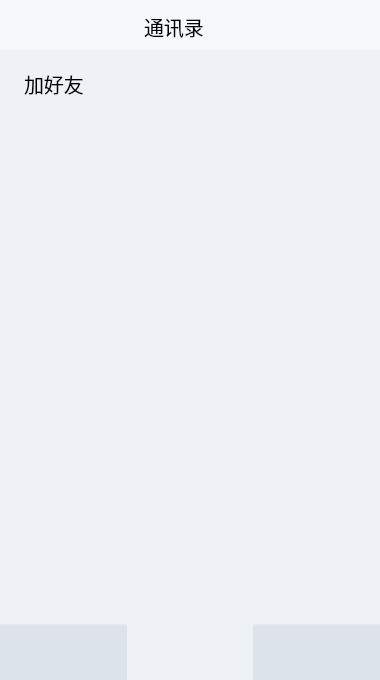
<?xml version="1.0" encoding="UTF-8"?>
<ui version="4.0">
 <class>Widget</class>
 <widget class="QWidget" name="Widget">
  <property name="geometry">
   <rect>
    <x>0</x>
    <y>0</y>
    <width>380</width>
    <height>680</height>
   </rect>
  </property>
  <property name="windowTitle">
   <string>Widget</string>
  </property>
  <property name="styleSheet">
   <string notr="true"/>
  </property>
  <layout class="QGridLayout" name="gridLayout">
   <property name="leftMargin">
    <number>0</number>
   </property>
   <property name="topMargin">
    <number>0</number>
   </property>
   <property name="rightMargin">
    <number>0</number>
   </property>
   <property name="bottomMargin">
    <number>0</number>
   </property>
   <item row="0" column="0">
    <widget class="QWidget" name="widget" native="true">
     <property name="sizePolicy">
      <sizepolicy hsizetype="MinimumExpanding" vsizetype="MinimumExpanding">
       <horstretch>0</horstretch>
       <verstretch>0</verstretch>
      </sizepolicy>
     </property>
     <property name="styleSheet">
      <string notr="true">background-color: #EEF2F6;</string>
     </property>
     <layout class="QGridLayout" name="gridLayout_2">
      <property name="leftMargin">
       <number>0</number>
      </property>
      <property name="topMargin">
       <number>0</number>
      </property>
      <property name="rightMargin">
       <number>0</number>
      </property>
      <property name="bottomMargin">
       <number>0</number>
      </property>
      <property name="spacing">
       <number>0</number>
      </property>
      <item row="1" column="0">
       <widget class="QWidget" name="AzurChat" native="true">
        <property name="maximumSize">
         <size>
          <width>16777215</width>
          <height>50</height>
         </size>
        </property>
        <property name="font">
         <font>
          <family>PingFang SC</family>
          <italic>false</italic>
          <bold>true</bold>
          <stylestrategy>PreferDefault</stylestrategy>
         </font>
        </property>
        <property name="autoFillBackground">
         <bool>false</bool>
        </property>
        <property name="styleSheet">
         <string notr="true">background-color: #F5F9FC;</string>
        </property>
        <layout class="QGridLayout" name="gridLayout_3">
         <property name="topMargin">
          <number>12</number>
         </property>
         <item row="0" column="3">
          <spacer name="horizontalSpacer_2">
           <property name="orientation">
            <enum>Qt::Orientation::Horizontal</enum>
           </property>
           <property name="sizeHint" stdset="0">
            <size>
             <width>40</width>
             <height>20</height>
            </size>
           </property>
          </spacer>
         </item>
         <item row="0" column="1">
          <spacer name="horizontalSpacer">
           <property name="orientation">
            <enum>Qt::Orientation::Horizontal</enum>
           </property>
           <property name="sizeHint" stdset="0">
            <size>
             <width>20</width>
             <height>20</height>
            </size>
           </property>
          </spacer>
         </item>
         <item row="0" column="2">
          <widget class="QLabel" name="label">
           <property name="font">
            <font>
             <family>Microsoft YaHei</family>
             <pointsize>15</pointsize>
             <italic>false</italic>
             <bold>false</bold>
             <stylestrategy>PreferDefault</stylestrategy>
            </font>
           </property>
           <property name="text">
            <string>通讯录</string>
           </property>
          </widget>
         </item>
         <item row="0" column="4">
          <widget class="QToolButton" name="quit_button">
           <property name="styleSheet">
            <string notr="true">
        QToolButton {
            border: none;
            padding: 2px;
        }

        QToolButton:hover {
            background-color: #e6e6e6;
            border-radius: 4px;
        }

        QToolButton:pressed {
            background-color: #d0d0d0;
        }

        /* 关键：干掉下拉箭头 */
        QToolButton::menu-indicator {
            image: none;
        }
        </string>
           </property>
           <property name="text">
            <string/>
           </property>
           <property name="icon">
            <iconset resource="pic.qrc">
             <normaloff>:/icon/quit.svg</normaloff>:/icon/quit.svg</iconset>
           </property>
           <property name="iconSize">
            <size>
             <width>20</width>
             <height>20</height>
            </size>
           </property>
          </widget>
         </item>
        </layout>
       </widget>
      </item>
      <item row="2" column="0">
       <widget class="QWidget" name="widget_3" native="true">
        <property name="font">
         <font>
          <family>PingFang SC</family>
         </font>
        </property>
        <property name="styleSheet">
         <string notr="true"/>
        </property>
        <layout class="QGridLayout" name="gridLayout_4">
         <property name="leftMargin">
          <number>0</number>
         </property>
         <property name="topMargin">
          <number>0</number>
         </property>
         <property name="rightMargin">
          <number>0</number>
         </property>
         <property name="bottomMargin">
          <number>0</number>
         </property>
         <property name="spacing">
          <number>0</number>
         </property>
         <item row="0" column="0">
          <widget class="QWidget" name="widget_4" native="true">
           <layout class="QGridLayout" name="gridLayout_6">
            <item row="0" column="0">
             <widget class="QPushButton" name="fr">
              <property name="sizePolicy">
               <sizepolicy hsizetype="Minimum" vsizetype="Expanding">
                <horstretch>0</horstretch>
                <verstretch>1</verstretch>
               </sizepolicy>
              </property>
              <property name="font">
               <font>
                <family>Microsoft YaHei</family>
                <pointsize>15</pointsize>
                <bold>false</bold>
               </font>
              </property>
              <property name="styleSheet">
               <string notr="true">QPushButton {
    border: none;
    border-radius: 10px;
    padding: 10px 10px 10px 15px;
    text-align: left;
    background: transparent;
}

QPushButton:hover {
    background-color: #e6e6e6;
}

QPushButton:pressed {
    background-color: #d0d0d0;
}</string>
              </property>
              <property name="text">
               <string>加好友</string>
              </property>
              <property name="icon">
               <iconset resource="pic.qrc">
                <normaloff>:/icon/friend.svg</normaloff>:/icon/friend.svg</iconset>
              </property>
             </widget>
            </item>
           </layout>
          </widget>
         </item>
         <item row="2" column="0">
          <widget class="QWidget" name="widget_2" native="true">
           <property name="sizePolicy">
            <sizepolicy hsizetype="Preferred" vsizetype="Preferred">
             <horstretch>0</horstretch>
             <verstretch>1</verstretch>
            </sizepolicy>
           </property>
           <layout class="QGridLayout" name="gridLayout_5">
            <property name="leftMargin">
             <number>0</number>
            </property>
            <property name="topMargin">
             <number>0</number>
            </property>
            <property name="rightMargin">
             <number>0</number>
            </property>
            <property name="bottomMargin">
             <number>0</number>
            </property>
            <property name="spacing">
             <number>0</number>
            </property>
            <item row="0" column="0">
             <widget class="QToolButton" name="chat">
              <property name="sizePolicy">
               <sizepolicy hsizetype="Expanding" vsizetype="Expanding">
                <horstretch>0</horstretch>
                <verstretch>0</verstretch>
               </sizepolicy>
              </property>
              <property name="styleSheet">
               <string notr="true">

QToolButton {
            border: none;

            color: #666;
            border-top: 2px solid #E5E7EB;
            background-color: #DCE3EA;
        }</string>
              </property>
              <property name="text">
               <string/>
              </property>
             </widget>
            </item>
            <item row="0" column="2">
             <widget class="QToolButton" name="my">
              <property name="sizePolicy">
               <sizepolicy hsizetype="Expanding" vsizetype="Expanding">
                <horstretch>0</horstretch>
                <verstretch>0</verstretch>
               </sizepolicy>
              </property>
              <property name="styleSheet">
               <string notr="true">QToolButton {
            border: none;

            color: #666;
            border-top: 2px solid #E5E7EB;
            background-color: #DCE3EA;
        }</string>
              </property>
              <property name="text">
               <string/>
              </property>
             </widget>
            </item>
            <item row="0" column="1">
             <widget class="QToolButton" name="phone">
              <property name="sizePolicy">
               <sizepolicy hsizetype="Expanding" vsizetype="Expanding">
                <horstretch>0</horstretch>
                <verstretch>0</verstretch>
               </sizepolicy>
              </property>
              <property name="styleSheet">
               <string notr="true">QToolButton {
            border: none;
            background: transparent;
            color: #666;
        }</string>
              </property>
              <property name="text">
               <string/>
              </property>
             </widget>
            </item>
           </layout>
          </widget>
         </item>
         <item row="1" column="0">
          <widget class="QTreeWidget" name="frList">
           <property name="sizePolicy">
            <sizepolicy hsizetype="Expanding" vsizetype="Expanding">
             <horstretch>0</horstretch>
             <verstretch>9</verstretch>
            </sizepolicy>
           </property>
           <property name="styleSheet">
            <string notr="true">QTreeWidget{
    border:none;
    background:transparent;
    outline:0;
}

QTreeWidget::item{
    height:36px;
    padding-left:10px;
}

QTreeWidget::item:hover{
    background:#EAF3FF;
}

QTreeWidget::item:selected{
    background:#D6E9FF;
    color:black;
}</string>
           </property>
           <property name="indentation">
            <number>10</number>
           </property>
           <property name="headerHidden">
            <bool>true</bool>
           </property>
           <column>
            <property name="text">
             <string>0</string>
            </property>
           </column>
          </widget>
         </item>
        </layout>
       </widget>
      </item>
     </layout>
    </widget>
   </item>
  </layout>
 </widget>
 <resources>
  <include location="pic.qrc"/>
 </resources>
 <connections/>
</ui>
